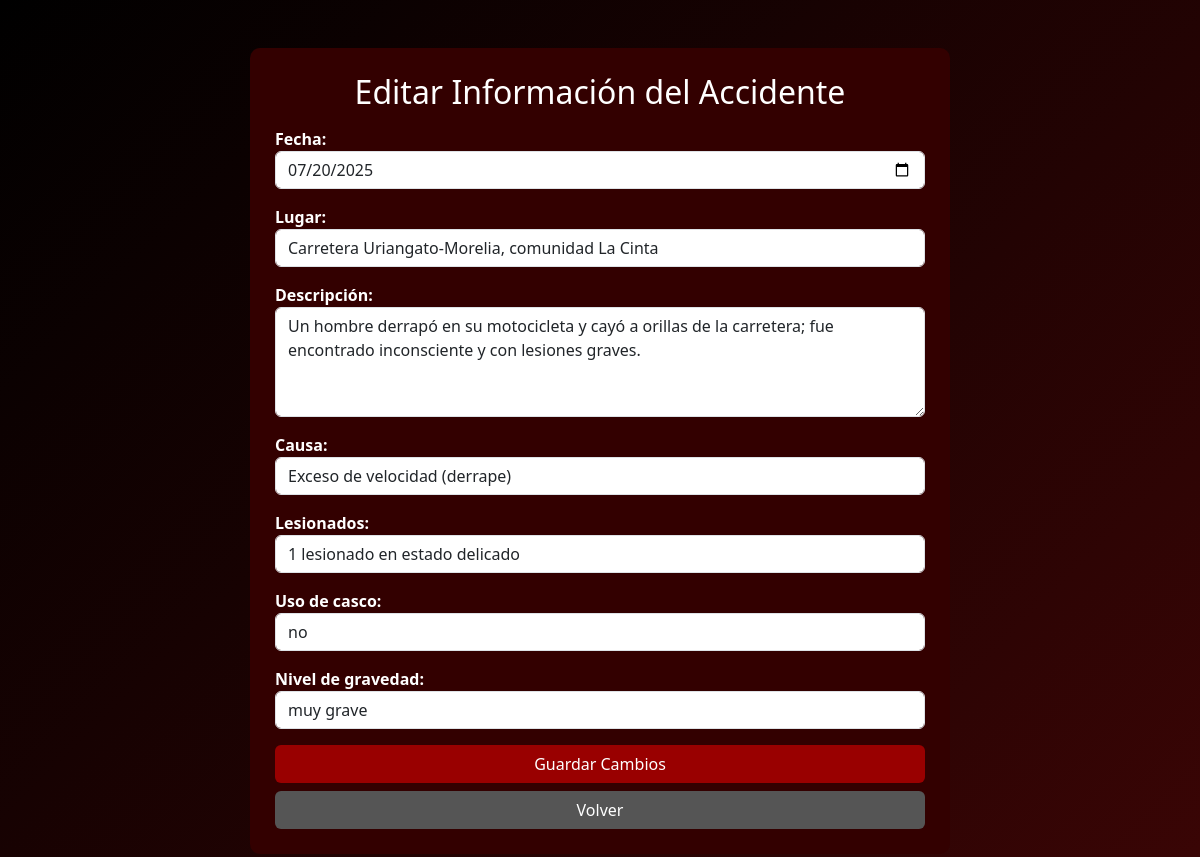
The page /Pages/accidentes_motocicleta/crud_accidentesmoto/update.php?id=3 on the database its author committed.
### tables this page shows
create table accidentes(
    id_accidentes int auto_increment primary key,
    fecha date not null,
    lugar varchar(100) not null,
    descripcion varchar(300) not null,
    causa varchar(100) not null,
    lesionados varchar(150) not null,
    uso_casco varchar(100) not null,
    nivel_gravedad varchar(40) not null
);

### Pages/accidentes_motocicleta/crud_accidentesmoto/update.php (the view, shortened to what this page needs)
<?php
include("db.php");
$id = $_GET['id'];
$q = $conexion->query("SELECT * FROM accidentes WHERE id_accidentes=$id");
$accidente = $q->fetch_assoc();
?>
<!DOCTYPE html>
<html lang="es">
<head>
    <link href="https://cdn.jsdelivr.net/npm/bootstrap@5.3.2/dist/css/bootstrap.min.css" rel="stylesheet">
</head>
<body class="p-4">
<div class="container mt-4">
    <div class="card card-form mx-auto" style="max-width:700px;">
        <h2 class="text-center mb-3">Editar Información del Accidente</h2>
        <form method="POST">
            <label>Fecha:</label>
            <input type="date" name="fecha" class="form-control mb-3"
                   value="<?php echo $accidente['fecha']; ?>" required>
            <label>Lugar:</label>
            <input type="text" name="lugar" class="form-control mb-3"
                   value="<?php echo $accidente['lugar']; ?>" required>
            <label>Descripción:</label>
            <textarea name="descripcion" class="form-control mb-3" rows="4" required><?php echo $accidente['descripcion']; ?></textarea>
            <label>Causa:</label>
            <input type="text" name="causa" class="form-control mb-3"
                   value="<?php echo $accidente['causa']; ?>" required>
            <label>Lesionados:</label>
            <input type="text" name="lesionados" class="form-control mb-3"
                   value="<?php echo $accidente['lesionados']; ?>" required>
            <label>Uso de casco:</label>
            <select name="uso_casco" class="form-control mb-3" required>
                <option value="<?php echo $accidente['uso_casco']; ?>">
                    <?php echo $accidente['uso_casco']; ?>
                </option>
            </select>
            <label>Nivel de gravedad:</label>
            <select name="nivel_gravedad" class="form-control mb-3" required>
                <option value="<?php echo $accidente['nivel_gravedad']; ?>">
                    <?php echo $accidente['nivel_gravedad']; ?>
                </option>
            </select>
            <button type="submit" name="actualizar" class="btn btn-guardar w-100">
                Guardar Cambios
            </button>
            <a href="accidentes.php" class="btn btn-volver w-100 mt-2">
                Volver
            </a>
        </form>
    </div>
</div>
</body>
</html>

### Pages/accidentes_motocicleta/crud_accidentesmoto/update.php (style rules this page uses)
body { background: linear-gradient(135deg, #000000, #3a0505); }
.card-form { background-color:#330000; color:white; border:none; padding:25px; border-radius:10px; }
.btn-guardar { background-color:#990000; color:white; }
.btn-volver { background-color:#555; color:white; }
label { font-weight:bold; }

### rows shown on the page
accidentes: fecha "07/20/2025", lugar "Carretera Uriangato-Morelia, comunidad La Cinta", descripcion "Un hombre derrapó en su motocicleta y cayó a orillas de la carretera; fue encontrado inconsciente y con lesiones graves.", causa "Exceso de velocidad (derrape)", lesionados "1 lesionado en estado delicado", uso_casco "no", nivel_gravedad "muy grave"
